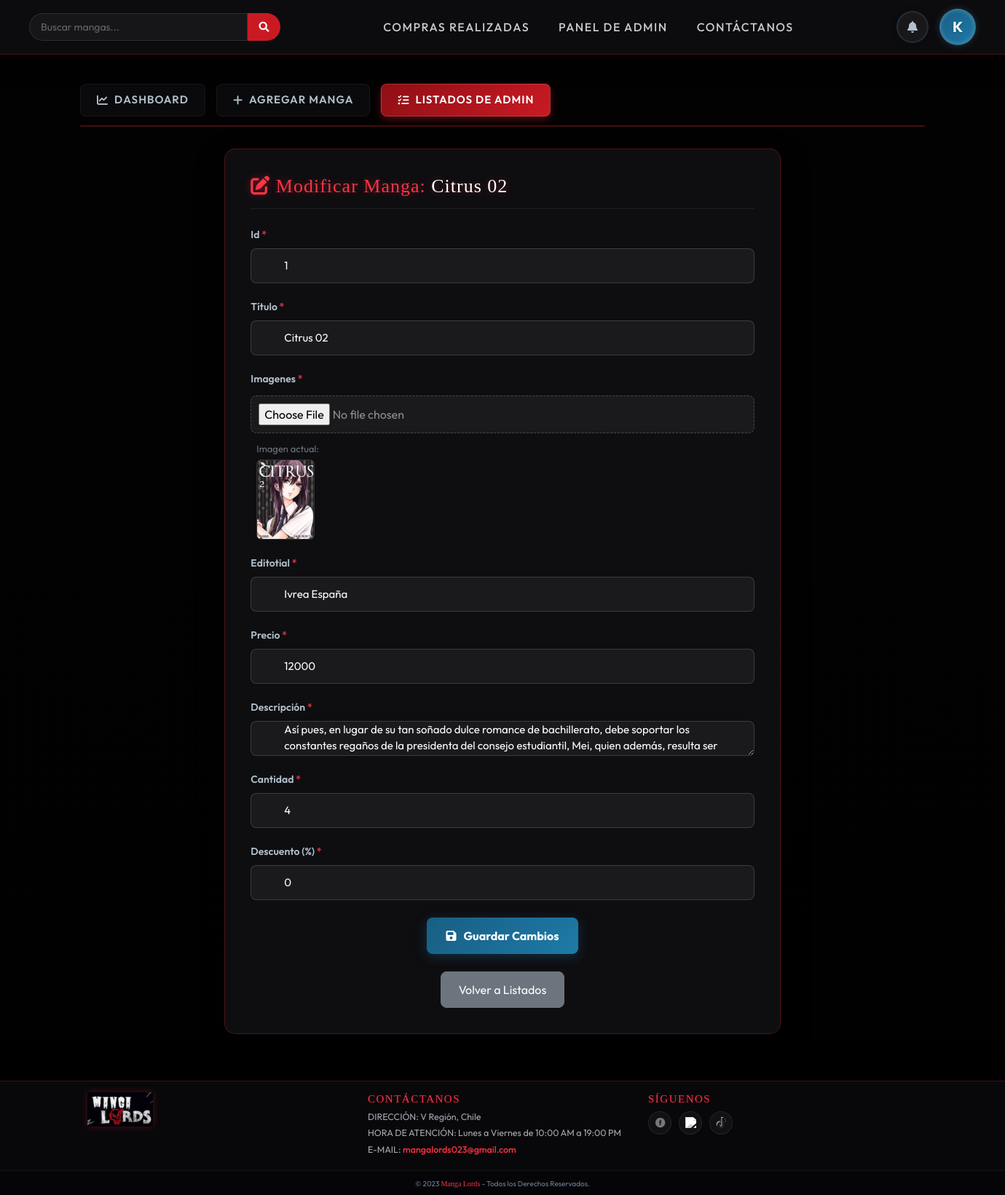
Page /modificar_manga/1/ (signed in) on the earlier database version.
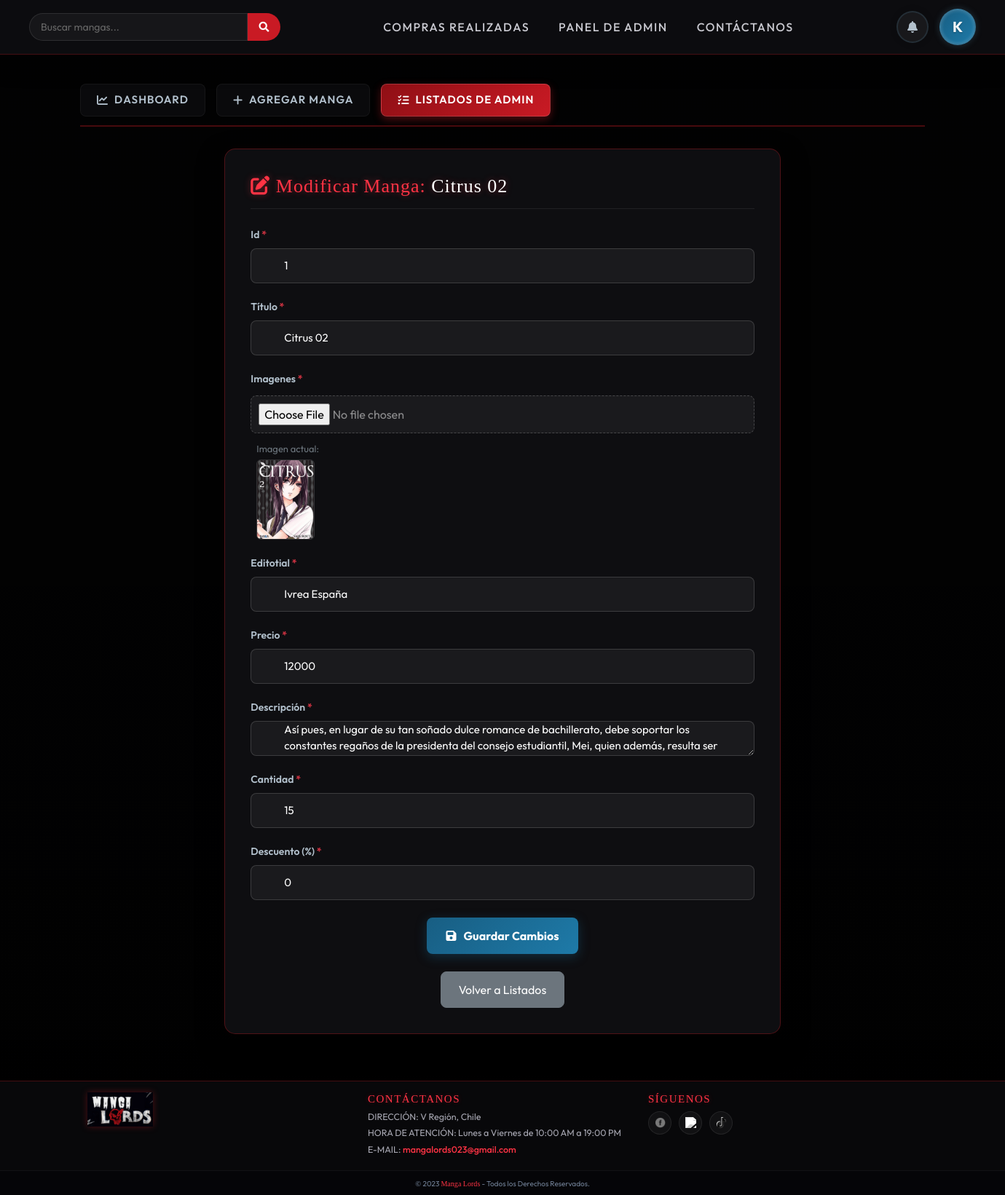
Same page on the later database version.
### app/models.py (models this page shows, shortened)
class Manga(models.Model):
    id = models.CharField(primary_key=True,max_length=6, verbose_name ="Id") #llave primaria
    titulo = models.CharField(max_length=50, verbose_name ="Título")
    imagen = models.ImageField(upload_to='imagenes/', verbose_name ="Imagenes" ,null=True)
    editorial = models.CharField(max_length=50, verbose_name ="Editotial")
    precio = models.IntegerField(verbose_name ="Precio")
    descripcion = models.TextField(max_length=1000, verbose_name ="Descripción")
    cantidad = models.IntegerField(verbose_name ="Cantidad")
    descuento = models.IntegerField(default=0, verbose_name="Descuento (%)")

### app/views.py (the view, shortened to what this page needs)
# urls.py: path('modificar_manga/<id>/', modificar_manga, name="modificar_manga"),
@login_required
def modificar_manga(request, id):
    if not request.user.is_staff:
        return redirect('MangaLords')
    manga = get_object_or_404(Manga, id=id)
    data = {
        'form': CrudForm(instance=manga),
        'manga': manga
    }
    return render(request, 'app/crud/modificar.html', data)

### app/context_processors.py (called while the page is built, shortened)
def cart_counter(request):
    total_items = 0
    return {
        'cart_total_items': total_items
    }

def notifications_processor(request):
    if request.user.is_authenticated:
        notifs = Notificacion.objects.filter(user=request.user).order_by('-fecha_creacion')
        unread_count = notifs.filter(leido=False).count()
        return {
            'header_notifications': notifs[:15],  # Mostrar las últimas 15 en el panel
            'unread_notifications_count': unread_count
        }
    return {
        'header_notifications': [],
        'unread_notifications_count': 0
    }

### app/templates/app/crud/modificar.html (shortened to what this page needs)
{% extends 'app/admin.html' %}
{% load static %}
{% block admin_contenido %}
<div class="row">
    <div class="col-md-8 mx-auto">
        <div class="admin-card">
            <div class="admin-card-header">
                <h2 class="admin-title">
                    <i class="fa-solid fa-pen-to-square"></i> Modificar Manga: <span style="color: #ffffff;">{{ manga.titulo }}</span>
                </h2>
            </div>
            <form action="" method="post" enctype="multipart/form-data" class="formulario">
                {% for field in form %}
                    <div class="formulario__grupo">
                        <label class="formulario__label" for="{{ field.id_for_label }}">
                            {{ field.label }}
                            {% if field.field.required %}<span class="text-danger">*</span>{% endif %}
                        </label>
                        <div class="formulario__grupo-input">
                            {{ field }}
                        </div>
                        {% if field.name == 'imagen' and manga.imagen %}
                            <div class="mt-2 pl-2">
                                <span class="text-muted" style="font-size: 13px;">Imagen actual:</span>
                                <br>
                                <img src="{{ manga.imagen.url }}" alt="{{ manga.titulo }}" class="mt-1" style="width: 80px; height: 110px; object-fit: cover; border-radius: 6px; border: 1px solid rgba(255,255,255,0.15);">
                            </div>
                        {% endif %}
                    </div>
                {% endfor %}
                <div class="formulario__grupo-btn-enviar mt-4">
                    <button type="submit" class="formulario__btn">
                        <i class="fa-solid fa-floppy-disk"></i> Guardar Cambios
                    </button>
                    <a href="{% url 'listar_productos' %}" class="btn btn-secondary px-4 py-2" style="border-radius: 8px; height: 50px; display: inline-flex; align-items: center; justify-content: center; text-decoration: none;">
                        Volver a Listados
                    </a>
                </div>
            </form>
        </div>
    </div>
</div>
{% endblock %}

Differences in the rows shown:
changed Manga "Citrus 02": cantidad "4" → "15"
